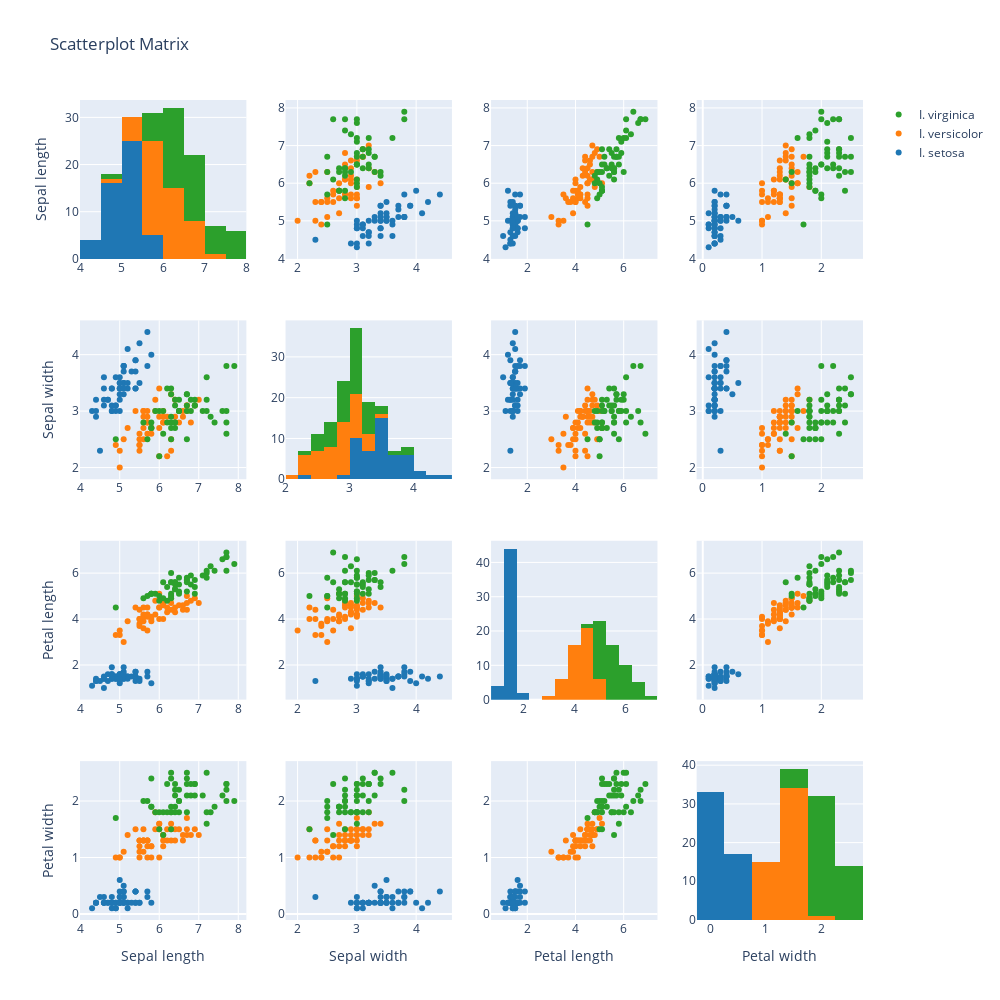

Notebook cell for this chart:
### Markdown cell above
Make scatter plot showing the covariance of the variables. Check plotly's `create_scatterplotmatrix` function from the `figure_factory`. Your graph should look like this:

<img src="iris.png"></img>

### Code cell
import plotly_express as px
import plotly.figure_factory as ff
# fig = ff.create_scatterplotmatrix(species, dimensions=["Sepal length", "Sepal width", "Petal length", "Petal width"], color="Species", title="Scatterplot Matrix")
fig = ff.create_scatterplotmatrix(df, index="Species", height=1000, width=1000, diag='histogram')
fig.show()
